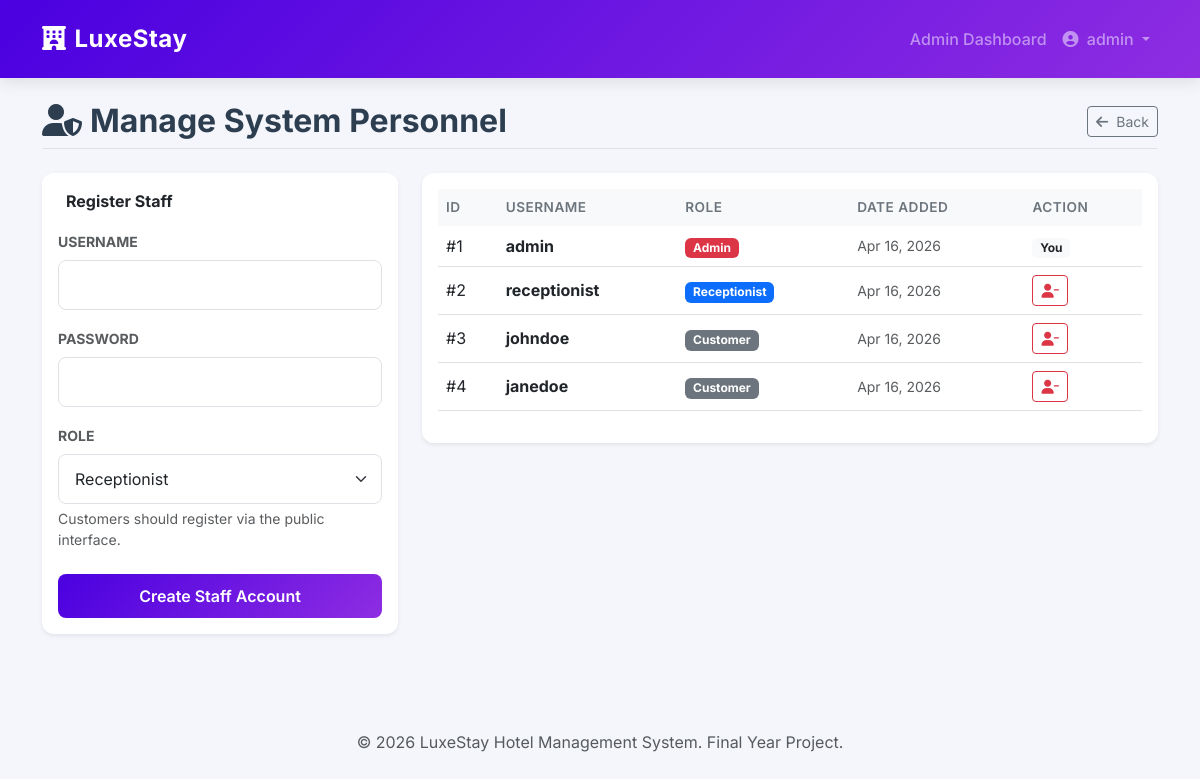
The page /admin/users.php (signed in) on the database its author committed.
### tables this page shows
CREATE TABLE IF NOT EXISTS users (
    user_id INT AUTO_INCREMENT PRIMARY KEY,
    username VARCHAR(50) UNIQUE NOT NULL,
    password_hash VARCHAR(255) NOT NULL,
    role ENUM('Admin', 'Receptionist', 'Customer') NOT NULL DEFAULT 'Customer',
    created_at TIMESTAMP DEFAULT CURRENT_TIMESTAMP,
    updated_at TIMESTAMP DEFAULT CURRENT_TIMESTAMP ON UPDATE CURRENT_TIMESTAMP
);

### admin/users.php (the view, shortened to what this page needs)
<?php
require_once '../includes/db.php';
$users = $pdo->query("SELECT user_id, username, role, created_at FROM users ORDER BY role, created_at DESC")->fetchAll();
?>
<?php include '../includes/header.php'; ?>
<div class="d-flex justify-content-between align-items-center mb-4 pb-2 border-bottom">
    <h2 class="page-title mb-0"><i class="fa-solid fa-user-shield me-2"></i>Manage System Personnel</h2>
    <a href="index.php" class="btn btn-outline-secondary btn-sm"><i class="fa-solid fa-arrow-left me-1"></i> Back</a>
</div>
<div class="row">
    <div class="col-md-4 mb-4">
        <div class="card shadow-sm border-0">
            <div class="card-header bg-white pt-3 pb-0 border-0 fw-bold">Register Staff</div>
            <div class="card-body">
                <form action="users.php" method="POST">
                    <div class="mb-3">
                        <label class="form-label text-muted small fw-bold text-uppercase">Username</label>
                        <input type="text" name="username" class="form-control" required>
                    </div>
                    <div class="mb-3">
                        <label class="form-label text-muted small fw-bold text-uppercase">Password</label>
                        <input type="password" name="password" class="form-control" required minlength="6">
                    </div>
                    <div class="mb-4">
                        <label class="form-label text-muted small fw-bold text-uppercase">Role</label>
                        <select name="role" class="form-select" required>
                            <option value="Receptionist">Receptionist</option>
                        </select>
                        <small class="text-muted mt-1 d-block">Customers should register via the public interface.</small>
                    </div>
                    <button type="submit" class="btn btn-primary w-100">Create Staff Account</button>
                </form>
            </div>
        </div>
    </div>
    <div class="col-md-8">
        <div class="card shadow-sm border-0">
            <div class="card-body">
                <div class="table-responsive">
                    <table class="table table-hover align-middle">
                        <thead>
                            <tr>
                                <th>ID</th>
                                <th>Username</th>
                                <th>Role</th>
                                <th>Date Added</th>
                                <th>Action</th>
                            </tr>
                        </thead>
                        <tbody>
                            <?php foreach($users as $u): ?>
                            <tr>
                                <td>#<?= $u['user_id'] ?></td>
                                <td><strong><?= htmlspecialchars($u['username']) ?></strong></td>
                                <td>
                                    <?php
                                        $rc = $u['role'] == 'Admin' ? 'danger' : ($u['role'] == 'Receptionist' ? 'primary' : 'secondary');
                                        echo "<span class='badge bg-{$rc}'>{$u['role']}</span>";
                                    ?>
                                </td>
                                <td class="text-muted small"><?= date('M d, Y', strtotime($u['created_at'])) ?></td>
                                <td>
                                    <?php if ($u['user_id'] !== $_SESSION['user_id']): ?>
                                        <form action="users.php" method="POST" onsubmit="return confirm('Remove this user?');">
                                            <button class="btn btn-sm btn-outline-danger"><i class="fa-solid fa-user-minus"></i></button>
                                        </form>
                                    <?php else: ?>
                                        <span class="badge bg-light text-dark">You</span>
                                    <?php endif; ?>
                                </td>
                            </tr>
                            <?php endforeach; ?>
                        </tbody>
                    </table>
                </div>
            </div>
        </div>
    </div>
</div>
<?php include '../includes/footer.php'; ?>

### assets/css/style.css (style rules this page uses)
:root { --primary-color: #4A00E0; --secondary-color: #8E2DE2; --bg-light: #f4f6fb; --text-dark: #2c3e50; --text-muted: #6c757d; --white: #ffffff; --border-radius: 12px; --box-shadow: 0 10px 30px rgba(0, 0, 0, 0.08); }
body { background-color: var(--bg-light); font-family: 'Inter', sans-serif; color: var(--text-dark); }
.card { border: none; border-radius: var(--border-radius); box-shadow: var(--box-shadow); transition: transform 0.3s ease, box-shadow 0.3s ease; background: var(--white); overflow: hidden; }
.card-header { background-color: var(--white); border-bottom: 1px solid rgba(0,0,0,0.05); font-weight: 600; padding: 1.25rem 1.5rem; }
.btn-primary { background: linear-gradient(135deg, var(--primary-color), var(--secondary-color)); border: none; border-radius: 8px; padding: 0.6rem 1.5rem; font-weight: 600; transition: opacity 0.3s; }
.form-control, .form-select { border-radius: 8px; padding: 0.75rem 1rem; border: 1px solid #dee2e6; }
.page-title { font-weight: 700; color: var(--text-dark); margin-bottom: 1.5rem; }
.table { vertical-align: middle; }
.table thead th { border-bottom: none; background-color: #f8f9fa; color: var(--text-muted); font-weight: 600; text-transform: uppercase; font-size: 0.85rem; letter-spacing: 0.5px; }

### rows shown on the page
users: user_id "1", username "admin", role "Admin", created_at "Apr 16, 2026", shows "You"
users: user_id "2", username "receptionist", role "Receptionist", created_at "Apr 16, 2026"
users: user_id "3", username "johndoe", role "Customer", created_at "Apr 16, 2026"
users: user_id "4", username "janedoe", role "Customer", created_at "Apr 16, 2026"

### other values the page prints
$_SESSION['username'] "admin"
